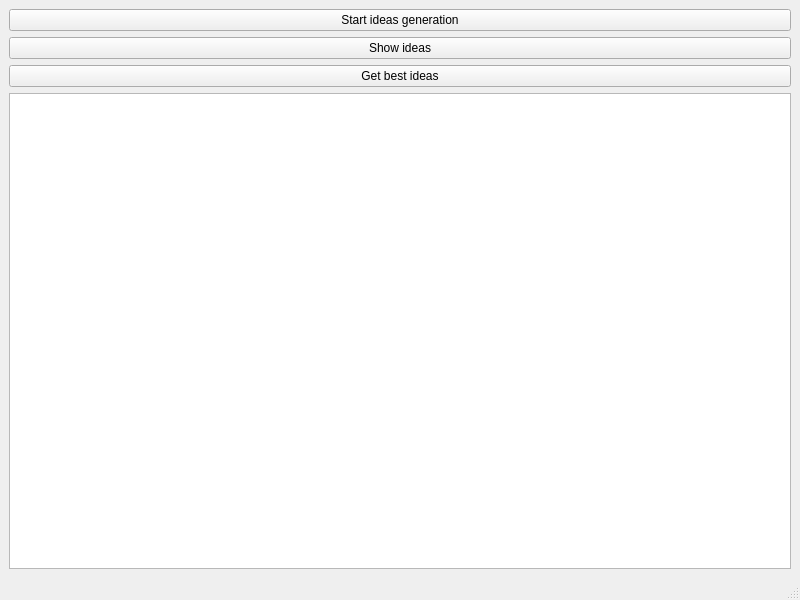
<?xml version="1.0" encoding="UTF-8"?>
<ui version="4.0">
 <class>MainWindow</class>
 <widget class="QMainWindow" name="MainWindow">
  <property name="geometry">
   <rect>
    <x>0</x>
    <y>0</y>
    <width>800</width>
    <height>600</height>
   </rect>
  </property>
  <property name="windowTitle">
   <string>MainWindow</string>
  </property>
  <widget class="QWidget" name="centralwidget">
   <layout class="QVBoxLayout" name="verticalLayout">
    <item>
     <widget class="QPushButton" name="start">
      <property name="text">
       <string>Start ideas generation</string>
      </property>
     </widget>
    </item>
    <item>
     <widget class="QPushButton" name="pushButton">
      <property name="text">
       <string>Show ideas</string>
      </property>
     </widget>
    </item>
    <item>
     <widget class="QPushButton" name="best">
      <property name="text">
       <string>Get best ideas</string>
      </property>
     </widget>
    </item>
    <item>
     <widget class="QTextEdit" name="ideas"/>
    </item>
   </layout>
  </widget>
  <widget class="QMenuBar" name="menubar">
   <property name="geometry">
    <rect>
     <x>0</x>
     <y>0</y>
     <width>800</width>
     <height>26</height>
    </rect>
   </property>
  </widget>
  <widget class="QStatusBar" name="statusbar"/>
 </widget>
 <resources/>
 <connections/>
</ui>
